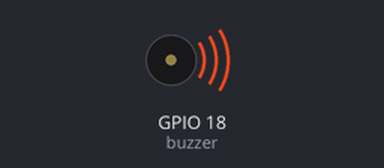
The program below on a simulated ESP32 board running MicroPython. Parts: buzzer (waves = sounding). At 25.6 s the program stops and its outputs stay as they are.

Above: at 1.4 s.
Timing chart, 0 to 11.1 s (numbered marks = the images above):
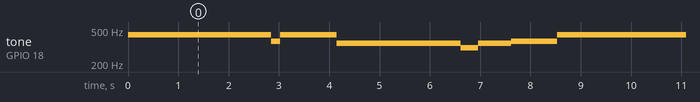

The program:

audio.py
```python
from machine import Pin, PWM
from time import sleep

# Initialize the PWM object on GPIO 18 (as mentioned in your script)
buzzer = PWM(Pin(18))

# Extracted frequencies and calculated durations from the CSV
melody = [440.0, 369.99, 440.0, 349.23, 349.23, 349.23, 311.13, 349.23, 349.23, 369.99]
durations = [2.843, 0.179, 1.127, 0.891, 1.227, 0.346, 0.346, 0.413, 0.245, 0.914]  # Durations in seconds

# Function to play a single note
def play_tone(freq, duration):
    buzzer.freq(int(freq))  # Set the frequency for the note
    buzzer.duty_u16(32768)  # Set the duty cycle to 50% to maximize volume
    sleep(duration)  # Play the note for the duration of the tone
    buzzer.duty_u16(0)  # Turn off buzzer between notes to prevent clicking sound

# Play the melody multiple times
for _ in range(3):  # Repeat the sequence three times
    for tone, duration in zip(melody, durations):
        play_tone(tone, duration)

# Turn off the PWM signal
buzzer.deinit()
```

Measured:
- by itself, tone on GPIO 18 (buzzer): repeats every 8.5 s: 369 Hz 0.18 s, 440 Hz 1.1 s, 349 Hz 2.5 s, 311 Hz 0.35 s, 349 Hz 0.66 s, 369 Hz 0.91 s, 440 Hz 2.8 s
